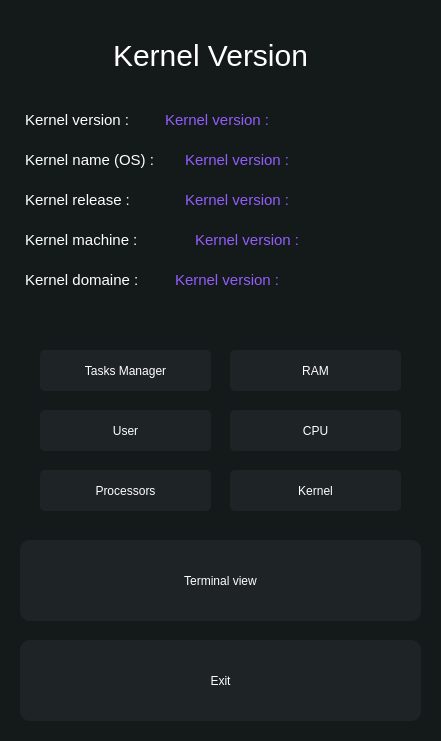
   <widget class="QFrame" name="frame_7">
    <property name="geometry">
     <rect>
      <x>20</x>
      <y>250</y>
      <width>441</width>
      <height>741</height>
     </rect>
    </property>
    <property name="styleSheet">
     <string notr="true">border-radius:8px;
background-color:#14191A;</string>
    </property>
    <property name="frameShape">
     <enum>QFrame::StyledPanel</enum>
    </property>
    <property name="frameShadow">
     <enum>QFrame::Raised</enum>
    </property>
    <widget class="QPushButton" name="Exit">
     <property name="geometry">
      <rect>
       <x>20</x>
       <y>640</y>
       <width>401</width>
       <height>81</height>
      </rect>
     </property>
     <property name="styleSheet">
      <string notr="true">background-color:#1E2326;
border-radius:10px;
color:white;</string>
     </property>
     <property name="text">
      <string>Exit</string>
     </property>
    </widget>
    <widget class="QPushButton" name="terminalView">
     <property name="geometry">
      <rect>
       <x>20</x>
       <y>540</y>
       <width>401</width>
       <height>81</height>
      </rect>
     </property>
     <property name="styleSheet">
      <string notr="true">background-color:#1E2326;
border-radius:10px;
color:white;</string>
     </property>
     <property name="text">
      <string>Terminal view</string>
     </property>
    </widget>
    <widget class="QPushButton" name="ProcessorsModule">
     <property name="geometry">
      <rect>
       <x>40</x>
       <y>470</y>
       <width>171</width>
       <height>41</height>
      </rect>
     </property>
     <property name="styleSheet">
      <string notr="true">background-color:#1E2326;
border-radius:5px;
color:white;</string>
     </property>
     <property name="text">
      <string>Processors</string>
     </property>
    </widget>
    <widget class="QPushButton" name="KernelModule">
     <property name="geometry">
      <rect>
       <x>230</x>
       <y>470</y>
       <width>171</width>
       <height>41</height>
      </rect>
     </property>
     <property name="styleSheet">
      <string notr="true">background-color:#1E2326;
border-radius:5px;
color:white;</string>
     </property>
     <property name="text">
      <string>Kernel</string>
     </property>
    </widget>
    <widget class="QPushButton" name="CPUModule">
     <property name="geometry">
      <rect>
       <x>230</x>
       <y>410</y>
       <width>171</width>
       <height>41</height>
      </rect>
     </property>
     <property name="styleSheet">
      <string notr="true">background-color:#1E2326;
border-radius:5px;
color:white;</string>
     </property>
     <property name="text">
      <string>CPU</string>
     </property>
    </widget>
    <widget class="QPushButton" name="UserModule">
     <property name="geometry">
      <rect>
       <x>40</x>
       <y>410</y>
       <width>171</width>
       <height>41</height>
      </rect>
     </property>
     <property name="styleSheet">
      <string notr="true">background-color:#1E2326;
border-radius:5px;
color:white;</string>
     </property>
     <property name="text">
      <string>User</string>
     </property>
    </widget>
    <widget class="QPushButton" name="TasksManagerModule">
     <property name="geometry">
      <rect>
       <x>40</x>
       <y>350</y>
       <width>171</width>
       <height>41</height>
      </rect>
     </property>
     <property name="styleSheet">
      <string notr="true">background-color:#1E2326;
border-radius:5px;
color:white;</string>
     </property>
     <property name="text">
      <string>Tasks Manager</string>
     </property>
    </widget>
    <widget class="QPushButton" name="RAMModule">
     <property name="geometry">
      <rect>
       <x>230</x>
       <y>350</y>
       <width>171</width>
       <height>41</height>
      </rect>
     </property>
     <property name="styleSheet">
      <string notr="true">background-color:#1E2326;
border-radius:5px;
color:white;</string>
     </property>
     <property name="text">
      <string>RAM</string>
     </property>
    </widget>
    <widget class="QFrame" name="KERNEL">
     <property name="geometry">
      <rect>
       <x>-40</x>
       <y>0</y>
       <width>461</width>
       <height>311</height>
      </rect>
     </property>
     <property name="frameShape">
      <enum>QFrame::StyledPanel</enum>
     </property>
     <property name="frameShadow">
      <enum>QFrame::Raised</enum>
     </property>
     <widget class="QLabel" name="KERNEL_MACHINE">
      <property name="geometry">
       <rect>
        <x>230</x>
        <y>230</y>
        <width>161</width>
        <height>20</height>
       </rect>
      </property>
      <property name="styleSheet">
       <string notr="true">color:#935DFE;
font-size:15px;</string>
      </property>
      <property name="text">
       <string>Kernel version :</string>
      </property>
      <property name="indent">
       <number>5</number>
      </property>
     </widget>
     <widget class="QLabel" name="KERNEL_RELEASE">
      <property name="geometry">
       <rect>
        <x>220</x>
        <y>190</y>
        <width>161</width>
        <height>20</height>
       </rect>
      </property>
      <property name="styleSheet">
       <string notr="true">color:#935DFE;
font-size:15px;</string>
      </property>
      <property name="text">
       <string>Kernel version :</string>
      </property>
      <property name="indent">
       <number>5</number>
      </property>
     </widget>
     <widget class="QLabel" name="label_14">
      <property name="geometry">
       <rect>
        <x>60</x>
        <y>230</y>
        <width>161</width>
        <height>20</height>
       </rect>
      </property>
      <property name="styleSheet">
       <string notr="true">color:white;
font-size:15px;</string>
      </property>
      <property name="text">
       <string>Kernel machine :</string>
      </property>
      <property name="indent">
       <number>5</number>
      </property>
     </widget>
     <widget class="QLabel" name="label_15">
      <property name="geometry">
       <rect>
        <x>60</x>
        <y>270</y>
        <width>161</width>
        <height>20</height>
       </rect>
      </property>
      <property name="styleSheet">
       <string notr="true">color:white;
font-size:15px;</string>
      </property>
      <property name="text">
       <string>Kernel domaine :</string>
      </property>
      <property name="indent">
       <number>5</number>
      </property>
     </widget>
     <widget class="QLabel" name="label_1">
      <property name="geometry">
       <rect>
        <x>60</x>
        <y>150</y>
        <width>161</width>
        <height>20</height>
       </rect>
      </property>
      <property name="styleSheet">
       <string notr="true">color:white;
font-size:15px;</string>
      </property>
      <property name="text">
       <string>Kernel name (OS) :</string>
      </property>
      <property name="indent">
       <number>5</number>
      </property>
     </widget>
     <widget class="QLabel" name="KERNA_NAME">
      <property name="geometry">
       <rect>
        <x>220</x>
        <y>150</y>
        <width>161</width>
        <height>20</height>
       </rect>
      </property>
      <property name="styleSheet">
       <string notr="true">color:#935DFE;
font-size:15px;</string>
      </property>
      <property name="text">
       <string>Kernel version :</string>
      </property>
      <property name="indent">
       <number>5</number>
      </property>
     </widget>
     <widget class="QLabel" name="label_13">
      <property name="geometry">
       <rect>
        <x>60</x>
        <y>190</y>
        <width>161</width>
        <height>20</height>
       </rect>
      </property>
      <property name="styleSheet">
       <string notr="true">color:white;
font-size:15px;</string>
      </property>
      <property name="text">
       <string>Kernel release :</string>
      </property>
      <property name="indent">
       <number>5</number>
      </property>
     </widget>
     <widget class="QLabel" name="label_12">
      <property name="geometry">
       <rect>
        <x>60</x>
        <y>110</y>
        <width>161</width>
        <height>20</height>
       </rect>
      </property>
      <property name="styleSheet">
       <string notr="true">color:white;
font-size:15px;</string>
      </property>
      <property name="text">
       <string>Kernel version :</string>
      </property>
      <property name="indent">
       <number>5</number>
      </property>
     </widget>
     <widget class="QLabel" name="label_11">
      <property name="geometry">
       <rect>
        <x>40</x>
        <y>30</y>
        <width>421</width>
        <height>51</height>
       </rect>
      </property>
      <property name="styleSheet">
       <string notr="true">color:white;
font-size:30px;</string>
      </property>
      <property name="text">
       <string>Kernel Version</string>
      </property>
      <property name="alignment">
       <set>Qt::AlignCenter</set>
      </property>
     </widget>
     <widget class="QLabel" name="KERNEL_VERSION">
      <property name="geometry">
       <rect>
        <x>200</x>
        <y>110</y>
        <width>161</width>
        <height>20</height>
       </rect>
      </property>
      <property name="styleSheet">
       <string notr="true">color:#935DFE;
font-size:15px;</string>
      </property>
      <property name="text">
       <string>Kernel version :</string>
      </property>
      <property name="indent">
       <number>5</number>
      </property>
     </widget>
     <widget class="QLabel" name="KERNEL_DOMAINE">
      <property name="geometry">
       <rect>
        <x>210</x>
        <y>270</y>
        <width>161</width>
        <height>20</height>
       </rect>
      </property>
      <property name="styleSheet">
       <string notr="true">color:#935DFE;
font-size:15px;</string>
      </property>
      <property name="text">
       <string>Kernel version :</string>
      </property>
      <property name="indent">
       <number>5</number>
      </property>
     </widget>
    </widget>
   </widget>
